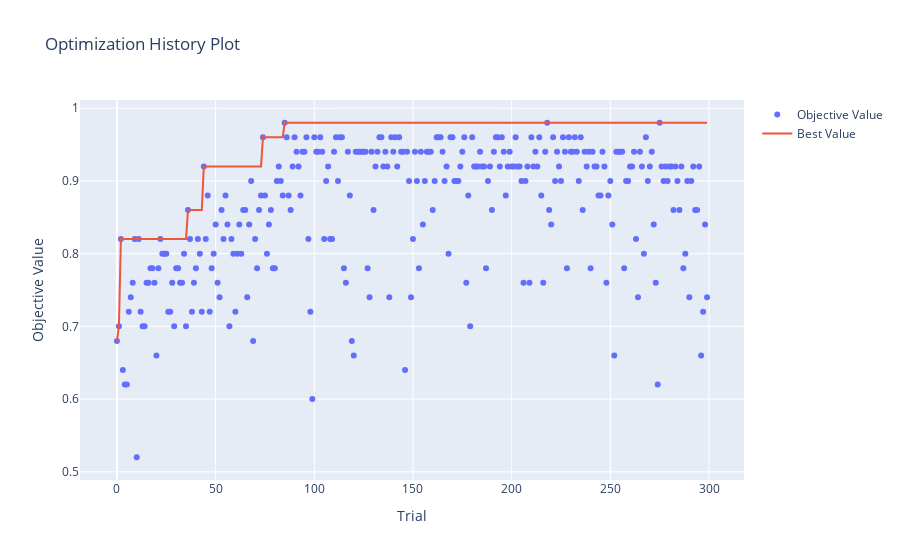

Notebook code cell kept with this figure:
### Code cell
plot_optimization_history(study_2)

### Figure 1 — Plotly figure (JSON) as saved in the notebook; plotly's stock layout.template omitted (floating-point values rounded to 4 significant figures; data arrays with more than 128 entries replaced by an {"elided": "..."} marker saying what was removed)
{"data": [{"mode": "markers", "name": "Objective Value", "type": "scatter", "x": {"elided": "300 int values"}, "y": {"elided": "300 float values"}}, {"mode": "lines", "name": "Best Value", "type": "scatter", "x": {"elided": "300 int values"}, "y": {"elided": "300 float values"}}, {"marker": {"color": "#cccccc"}, "mode": "markers", "name": "Infeasible Trial", "showlegend": false, "type": "scatter", "x": [], "y": []}], "layout": {"title": {"text": "Optimization History Plot"}, "xaxis": {"title": {"text": "Trial"}}, "yaxis": {"title": {"text": "Objective Value"}}}}
